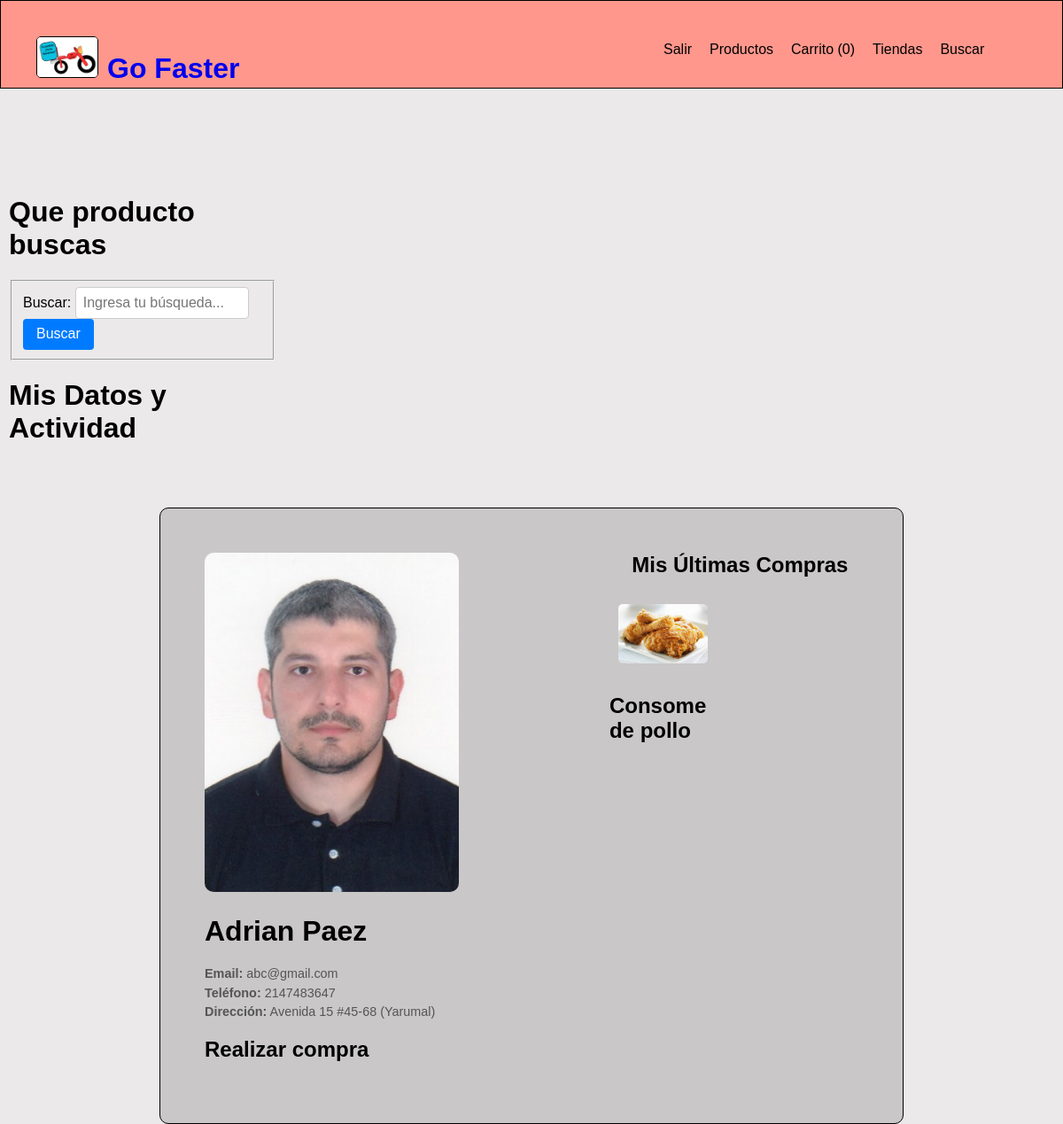
Page /cuenta_usuario.php (signed in) on the committed database.
### tables this page shows
CREATE TABLE `usuario` (
  `id_Usuario` int(11) NOT NULL AUTO_INCREMENT,
  `Nombres_usua` varchar(100) NOT NULL,
  `Apellidos_usua` varchar(100) NOT NULL,
  `Banco_usua` varchar(30) NOT NULL,
  `Email_usua` varchar(100) NOT NULL,
  `Telefono_usua` bigint(20) DEFAULT NULL,
  `Direccion_usua` varchar(100) NOT NULL,
  `Ciudad_usua` varchar(50) NOT NULL,
  `Password_usua` varchar(255) NOT NULL,  
  `Fecha_Nacimiento_usua` date NOT NULL,
  `Foto_usua` varchar(255) DEFAULT 'usuario.jpg',
  PRIMARY KEY (`id_Usuario`)
);

CREATE TABLE `producto` (
  `id_Producto` int(11) NOT NULL AUTO_INCREMENT,
  `Nombres_prod` varchar(100) NOT NULL,
  `Caracteristicas_prod` varchar(400) NOT NULL,
  `Precio_prod` int(20) NOT NULL,
  `id_restaurante` int(11) NOT NULL,
  `Imagen_prod` varchar(255) DEFAULT 'go_faster.png',
  PRIMARY KEY (`id_Producto`),
  KEY `id_restaurante` (`id_restaurante`),
  CONSTRAINT `producto_ibfk_1` FOREIGN KEY (`id_restaurante`) REFERENCES `restaurante` (`id_Restaurante`) ON DELETE CASCADE ON UPDATE CASCADE
);

### cuenta_usuario.php (the view, shortened to what this page needs)
<?php
include 'db.php';
$id_usuario = $_SESSION['id_Usuario'];
$consulta_usuario = "SELECT Email_usua, Telefono_usua, Direccion_usua, Ciudad_usua, Nombres_usua, Apellidos_usua, Foto_usua FROM usuario WHERE id_Usuario = ?";
$sentencia_usuario = mysqli_prepare($conexion, $consulta_usuario);
mysqli_stmt_bind_param($sentencia_usuario, "i", $id_usuario);
mysqli_stmt_execute($sentencia_usuario);
$resultado_usuario = mysqli_stmt_get_result($sentencia_usuario);
$datos_usuario = mysqli_fetch_assoc($resultado_usuario);
$nombre_completo = $datos_usuario['Nombres_usua'] . " " . $datos_usuario['Apellidos_usua'];
$email = $datos_usuario['Email_usua'];
$telefono = $datos_usuario['Telefono_usua'];
$direccion = $datos_usuario['Direccion_usua'];
$ciudad = $datos_usuario['Ciudad_usua'];
$foto = !empty($datos_usuario['Foto_usua']) ? $datos_usuario['Foto_usua'] : 'usuario.jpg';
$consulta_favoritos = "
    SELECT p.Nombres_prod, p.id_Producto, p.Imagen_prod
    FROM factura f
    JOIN producto p ON f.id_Producto = p.id_Producto
    WHERE f.id_Usuario = ?
    ORDER BY f.id_Factura DESC
    LIMIT 2
";
$sentencia_favoritos = mysqli_prepare($conexion, $consulta_favoritos);
mysqli_stmt_bind_param($sentencia_favoritos, "i", $id_usuario);
mysqli_stmt_execute($sentencia_favoritos);
$resultado_favoritos = mysqli_stmt_get_result($sentencia_favoritos);
$favoritos = [];
while ($fila = mysqli_fetch_assoc($resultado_favoritos)) {
    $favoritos[] = $fila;
}
?>
<!DOCTYPE html>
<html lang="es">
<head>
    <link rel="stylesheet" href="style.css">
    <link rel="stylesheet" type="text/css" href="normalize.css">
</head>
<body>
    <menu>
        <div class="div_logo">
            <a href="inicio.php"><IMG SRC="imagenes/go_faster.png" class="logo_gofaster" alt="Logo página" ></a>
            <a href="inicio.php" class="nombrelogo"><h1 ><br>Go Faster<br></h1></a>
        </div>
        <nav>
            <ul>
                <li><a href="salir.php">Salir</a></li>
                <li><a href="productos.php">Productos</a></li>
                <li><a href="carrito.php">Carrito (<?php echo isset($_SESSION['carrito']) ? count($_SESSION['carrito']) : 0; ?>)</a></li>
                <li><a href="#tiendas">Tiendas</a></li>
                <li><a href="#Buscar">Buscar</a></li>
            </ul>
        </nav>
    </menu>
    <div id="div_productos">
        <div id="opciones">
            <div class="busqueda">
                <H1 class="Busqueda"><b>Que producto buscas</b></H1>
                <form action="buscar.php" method="get" id="search-form">
                <fieldset>
                    <label for="search-input">Buscar:</label>
                    <input type="search" id="search-input" class="input_busqueda1" name="q" placeholder="Ingresa tu búsqueda...">
                    <input type="submit" value="Buscar" class="input_busqueda2">
                </fieldset>
                </form>
            </div>
            <div class="opciones">
                <H1 class="h1_opcion"><b>Mis Datos y Actividad</b></H1>
            </div>
        </div>
    </div>
    <div id="centro_cuenta">
        <div id="cuenta_user">
            <div class="cuenta_user">
                    <div class="img_cuenta_usuario">
                        <img src="imagenes/<?php echo htmlspecialchars($foto); ?>" class="imagen_cuenta" alt="Usuario"></img>
                    </div>
                    <div class="img_cuenta_usuario">
                        <H1 class="cuenta_usuario"><b><?php echo htmlspecialchars($nombre_completo); ?></b></H1>
                        <div class="detalles_perfil">
                            <p><strong>Email:</strong> <?php echo htmlspecialchars($email); ?></p>
                            <p><strong>Teléfono:</strong> <?php echo htmlspecialchars($telefono); ?></p>
                            <p><strong>Dirección:</strong> <?php echo htmlspecialchars($direccion); ?> (<?php echo htmlspecialchars($ciudad); ?>)</p>
                        </div>
                        <h2 class="pagar"><b>Realizar compra</b></h2>
                    </div>
            </div>
            <div id="der_favoritos">
                <H2 style="text-align: center; margin-bottom: 20px;"><b>Mis Últimas Compras</b></H2>
                <div class="favoritos_user">
                    <?php if (count($favoritos) > 0): ?>
                        <?php foreach ($favoritos as $fav): ?>
                            <div class="favorito_item">
                                <?php
                                    $img = !empty($fav['Imagen_prod']) ? $fav['Imagen_prod'] : 'go_faster.png';
                                ?>
                                <img src="imagenes/<?php echo htmlspecialchars($img); ?>" class="favorito" alt="<?php echo $fav['Nombres_prod']; ?>"></img>
                                <h2 class="h2_user"><b><?php echo htmlspecialchars($fav['Nombres_prod']); ?></b></h2>
                            </div>
                        <?php endforeach; ?>
                    <?php else: ?>
                        <p style="text-align: center; color: #777;">Aún no has realizado compras.</p>
                    <?php endif; ?>
                </div>
            </div>
        </div>
    </div>
</body>
</html>

### style.css (style rules this page uses)
menu { position: fixed; top: 0; left: 0; width: 100%; height: 100px; z-index: 1000; display: block; overflow: visible; margin: 0px; border: 1px solid #000000; background-color: #FF978C; }
img { max-width: 100%; height: auto; }
.div_logo { display:inline-flex; cursor: pointer; }
.logo_gofaster { width: 70px; margin-top: 40PX; border: 1px solid #000000; border-radius: 5px; }
.nombrelogo { padding-left: 10px; padding-bottom: 30px; text-decoration: none; cursor: pointer; }
nav { display: flex; float: right; width: 500px; height: auto; min-width: 200px; min-height: 20px; padding-top: 20px; padding-right: 10px; cursor: pointer; }
nav ul { list-style: none; overflow: hidden; }
nav ul li { float:left; font-family: 'Gill Sans', 'Gill Sans MT', 'Calibri', 'Trebuchet MS', sans-serif, sans-serif; font-size: 16px; }
nav ul li a { display: block; padding: 10px; color: #000000; text-decoration: none; }
body { background-color: #EBE9E9; }
* { box-sizing: border-box; }
html { scroll-behavior: smooth; }
body { font-family:'Gill Sans', 'Gill Sans MT', 'calibri', 'Trebuchet MS', sans-serif, sans-serif; }
#div_productos { display: flex; height: 100%; padding-top: 200px; padding-bottom: 50px; }
#opciones { width: 26%; justify-content: center; padding-left: 10px; background-color: #EBE9E9; }
#search-form { display: flex; gap: 5px; border-radius: 4px; }
#search-input { padding: 8px; border: 1px solid #ccc; border-radius: 4px; font-size: 16px; }
.input_busqueda1 { padding: 8px 15px; color: rgb(0, 0, 0); border: none; border-radius: 4px; cursor: pointer; font-size: 16px; }
.input_busqueda2 { padding: 8px 15px; background-color: #007bff; color: white; border: none; border-radius: 4px; cursor: pointer; font-size: 16px; }
#centro_cuenta { display: flex; justify-content: center; width: 100%; }
#cuenta_user { display: flex; justify-content: space-between; width: 70%; margin: 0px; padding: 10px; border: 1px solid #000000; box-sizing: border-box; border-radius: 10px; background-color: #C9C7C7; }
.pagar { cursor: pointer; }
.cuenta_user { align-items: flex-start; width: 40%; height: 40%; margin: 20px; padding: 20px; }
.img_cuenta_usuario { align-items: left; border-radius: 10px; }
.imagen_cuenta { border-radius: 10px; }
#der_favoritos { align-items: flex-start; margin-right: right; right: 0; top: 0; justify-content: right; align-items: right; width: 40%; height: 40%; border-radius: 10px; margin-top: -25px; margin: 10px; padding: 10px; }
.favorito { width: 80%; height: 80%; border-radius: 10px; margin: 5px; padding: 5px; }

### cuenta_usuario.php (style rules this page uses)
.detalles_perfil { margin-top: 10px; font-size: 0.9em; color: #555; text-align: left; }
.detalles_perfil p { margin: 5px 0; }
.favorito_item { display: inline-block; width: 45%; margin: 0 2%; vertical-align: top; }

### rows in the picture
usuario: Foto_usua (picture), nombre_completo "Adrian Paez", Email_usua "abc@gmail.com", Telefono_usua "2147483647", Direccion_usua "Avenida 15 #45-68", Ciudad_usua "Yarumal"
producto: Imagen_prod (picture), Nombres_prod "Consome de pollo"
